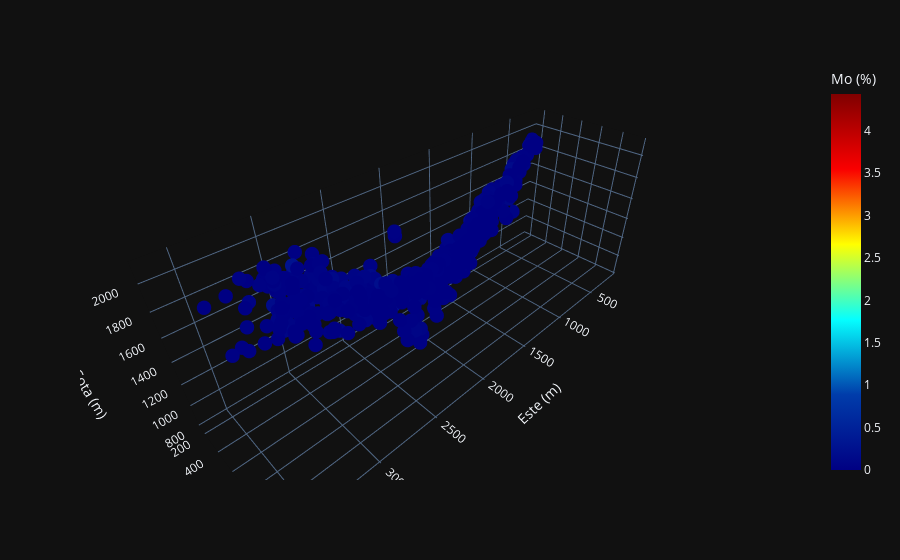

This figure's notebook cell:
### Markdown cell above
### Visualizacion por categoría de mineralización de leyes altas y bajas para Baja pirita en Mo

### Code cell
data_frame_filtered = data_frame[(data_frame['Mineralización'] == 'Baja pirita')]
figure = px.scatter_3d(data_frame_filtered, x = 'Este (m)', y = 'Norte (m)', z = 'Cota (m)', color = 'Mo (%)', color_continuous_scale = px.colors.sequential.Jet, range_color=[0.0, data_frame['Fe (%)'].quantile(0.95)])
figure.update_traces(marker=dict(size=5.0))
figure.show()

### Figure 1 — Plotly figure (JSON) as saved in the notebook; plotly's stock layout.template omitted (floating-point values rounded to 4 significant figures; data arrays with more than 128 entries replaced by an {"elided": "..."} marker saying what was removed)
{"data": [{"hovertemplate": "Este (m)=%{x}<br>Norte (m)=%{y}<br>Cota (m)=%{z}<br>Mo (%)=%{marker.color}<extra></extra>", "legendgroup": "", "marker": {"color": {"elided": "464 float values"}, "coloraxis": "coloraxis", "symbol": "circle", "size": 5.0}, "mode": "markers", "name": "", "scene": "scene", "showlegend": false, "x": {"elided": "464 float values"}, "y": {"elided": "464 float values"}, "z": {"elided": "464 float values"}, "type": "scatter3d"}], "layout": {"scene": {"domain": {"x": [0.0, 1.0], "y": [0.0, 1.0]}, "xaxis": {"title": {"text": "Este (m)"}}, "yaxis": {"title": {"text": "Norte (m)"}}, "zaxis": {"title": {"text": "Cota (m)"}}}, "coloraxis": {"colorbar": {"title": {"text": "Mo (%)"}}, "colorscale": [[0.0, "rgb(0,0,131)"], [0.2, "rgb(0,60,170)"], [0.4, "rgb(5,255,255)"], [0.6, "rgb(255,255,0)"], [0.8, "rgb(250,0,0)"], [1.0, "rgb(128,0,0)"]], "cmin": 0.0, "cmax": 4.433}, "legend": {"tracegroupgap": 0}, "margin": {"t": 60}}}
